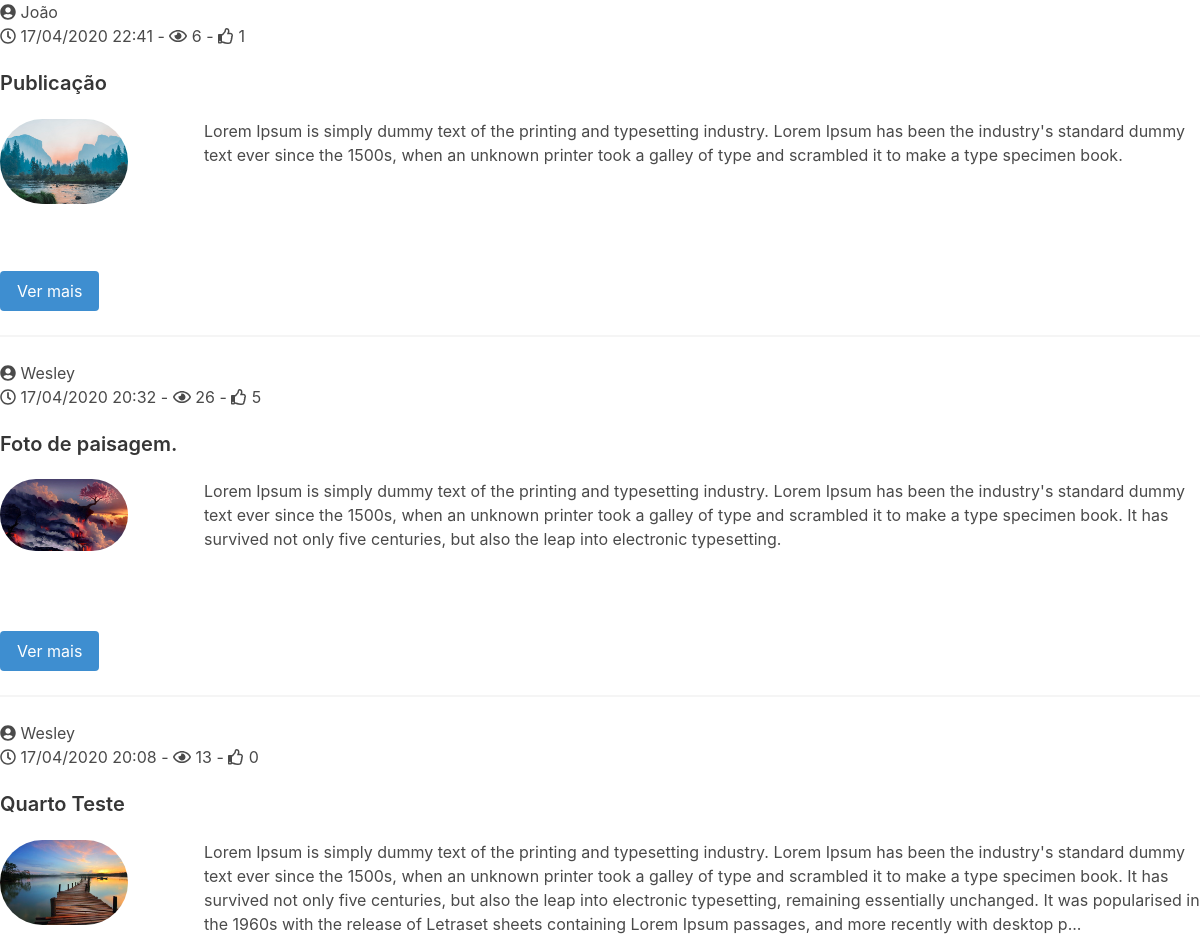
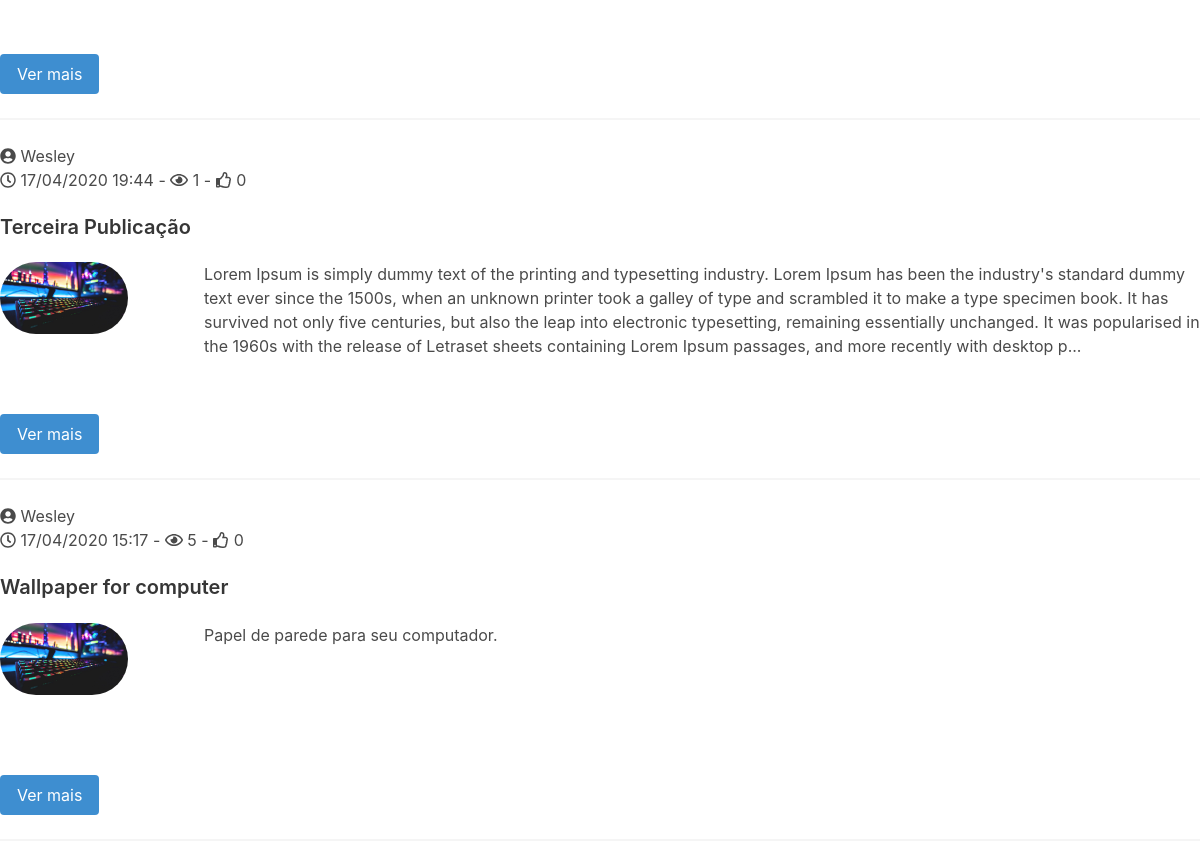
The page / on the database its author committed (2 pictures, top to bottom).
### tables this page shows
CREATE TABLE `posts` (
  `id` int(20) NOT NULL,
  `id_postador` int(20) NOT NULL,
  `titulo` varchar(200) NOT NULL,
  `data` varchar(200) NOT NULL,
  `postagem` text NOT NULL,
  `visitas` int(200) NOT NULL,
  `curtidas` int(200) NOT NULL,
  `imagem` varchar(200) NOT NULL
);

CREATE TABLE `usuarios` (
  `id` int(20) NOT NULL,
  `nome` varchar(200) NOT NULL,
  `usuario` varchar(200) NOT NULL,
  `senha` varchar(200) NOT NULL,
  `nivel` int(20) NOT NULL DEFAULT 1
);

### lib/settings.php (called while the page is built, shortened)
<?php
    $data = date('d/m/Y H:i');
?>

### pags/inicio.php (the view)
<?php
    $sql = $con->prepare("SELECT * FROM posts ORDER BY id DESC");
    $sql->execute();
    $get = $sql->get_result();
    $total = $get->num_rows;
    if($total <= 0){
        echo "<div class='notification is-warning>Nenhuma publicação encontrada!</div>'";
    }else{
        while($dados = $get->fetch_array()){
        $idPostador = $dados['id_postador'];
        $query = $con->prepare("SELECT * FROM usuarios WHERE id = ?");
        $query->bind_param("s", $idPostador);
        $query->execute();
        $dadosU = $query->get_result()->fetch_assoc();
?>
    <div class='post-container'>
      <div class='post'>
        <i class="fas fa-user-circle"></i> <?php echo $dadosU['nome'] ?> <br>
        <i class="far fa-clock"></i> <?php echo $dados['data'] ?> -
        <i class="far fa-eye"></i> <?php echo $dados['visitas'] ?> -
        <i class="far fa-thumbs-up"></i> <?php echo $dados['curtidas'] ?>
        <br> <br>
        <h1 class="title is-5"><?php echo $dados['titulo'];?></h1>
        <div class='post-content'>
         <div class="columns">
             <div class="column is-2">
                <figure class="image is-128x128">
                    <img class="is-rounded" src="<?php echo $dados['imagem'];?>" width="128" heigth="128">
                </figure>
             </div>
             <div class="column is-10">
                <?php echo substr_replace($dados['postagem'], (strlen($dados['postagem']) > 500 ? '...' : ''), 500); ?>
             </div>
         </div><a href="p/<?php echo $dados['id'];?>"> <button class="button is-info">Ver mais</button> </a>
        </div>
      </div>
      <hr>
      </div>
<?php }}?>

### index.php (shortened to what this page needs)
<?php
  include_once("lib/includes.php");
?>
<!DOCTYPE html>
<html>
  <head>
    <link rel="stylesheet" href="https://cdnjs.cloudflare.com/ajax/libs/bulma/0.6.2/css/bulma.min.css">
    <link rel="stylesheet" type="text/css" href="style.css">
  </head>
  <body>
    <?php echo carrega_pagina($con, $data, false); ?>
  </body>
</html>

### lib/functions.php (shortened to what this page needs)
<?php
    function carrega_pagina($con, $data, $isAdmin){
        if($isAdmin == true){
            $url = (isset($_GET['pagina'])) ? $_GET['pagina'] : 'login';
            $explode = explode('/', isset($url));
        }else{
            $url = (isset($_GET['pagina'])) ? $_GET['pagina'] : 'inicio';
        }
        $explode = explode('/', $url);
        $dir = "pags/";
        $ext = ".php";
        if(file_exists($dir.$explode['0'].$ext)){
            require_once($dir.$explode['0'].$ext);
        } else{
            echo "<div class='alert'>Página não encontrada </div>";
        }
    }
?>

### style.css (style rules this page uses)
* { margin:0px; padding: 0px; }

### rows shown on the page
posts: usuarios.nome "João", data "17/04/2020 22:41", visitas "6", curtidas "1", titulo "Publicação", imagem (picture), postagem "Lorem Ipsum is simply dummy text of the printing and typesetting industry. Lorem Ipsum has been the industry's standard dummy text ever since the 1500s, when an unknown printer took a galley of type and scrambled it to make a type specimen book."
posts: usuarios.nome "Wesley", data "17/04/2020 20:32", visitas "26", curtidas "5", titulo "Foto de paisagem.", imagem (picture), postagem "Lorem Ipsum is simply dummy text of the printing and typesetting industry. Lorem Ipsum has been the industry's standard dummy text ever since the 1500s, when an unknown printer took a galley of type and scrambled it to make a type specimen book. It has survived not only five centuries, but also the leap into electronic typesetting."
posts: usuarios.nome "Wesley", data "17/04/2020 20:08", visitas "13", curtidas "0", titulo "Quarto Teste", imagem (picture), postagem "Lorem Ipsum is simply dummy text of the printing and typesetting industry. Lorem Ipsum has been the industry's standard dummy text ever since the 1500s, when an unknown printer took a galley of type and scrambled it to make a type specimen book. It has survived not only five centuries, but also the leap into electronic typesetting, remaining essentially unchanged. It was popularised in the 1960s with the release of Letraset sheets containing Lorem Ipsum passages, and more recently with desktop p..."
posts: usuarios.nome "Wesley", data "17/04/2020 19:44", visitas "1", curtidas "0", titulo "Terceira Publicação", imagem (picture), postagem "Lorem Ipsum is simply dummy text of the printing and typesetting industry. Lorem Ipsum has been the industry's standard dummy text ever since the 1500s, when an unknown printer took a galley of type and scrambled it to make a type specimen book. It has survived not only five centuries, but also the leap into electronic typesetting, remaining essentially unchanged. It was popularised in the 1960s with the release of Letraset sheets containing Lorem Ipsum passages, and more recently with desktop p..."
posts: usuarios.nome "Wesley", data "17/04/2020 15:17", visitas "5", curtidas "0", titulo "Wallpaper for computer", imagem (picture), postagem "Papel de parede para seu computador."
